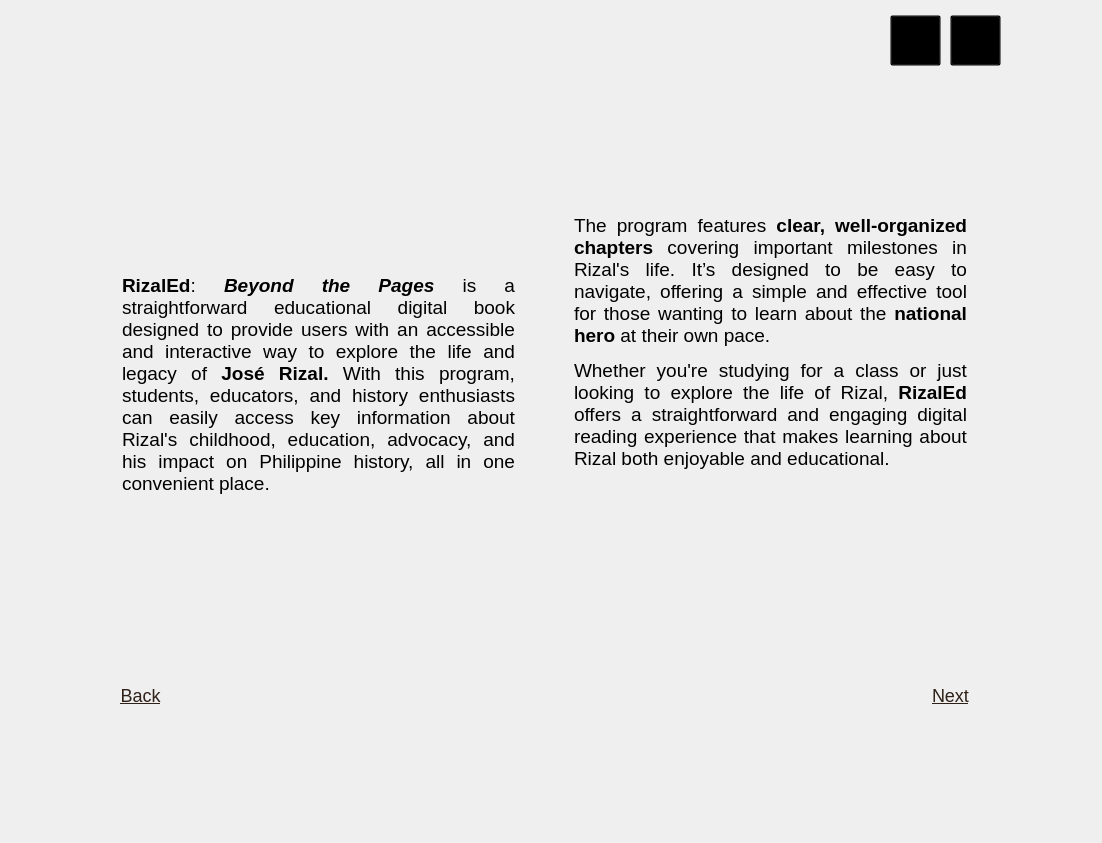
<?xml version="1.0" encoding="UTF-8"?>
<ui version="4.0">
 <class>MainWindow</class>
 <widget class="QMainWindow" name="MainWindow">
  <property name="geometry">
   <rect>
    <x>0</x>
    <y>0</y>
    <width>1102</width>
    <height>843</height>
   </rect>
  </property>
  <property name="windowTitle">
   <string>MainWindow</string>
  </property>
  <widget class="QWidget" name="centralwidget">
   <widget class="QLabel" name="bg">
    <property name="enabled">
     <bool>true</bool>
    </property>
    <property name="geometry">
     <rect>
      <x>0</x>
      <y>-5</y>
      <width>1101</width>
      <height>851</height>
     </rect>
    </property>
    <property name="text">
     <string/>
    </property>
    <property name="pixmap">
     <pixmap>../reso/bg.png</pixmap>
    </property>
    <property name="scaledContents">
     <bool>true</bool>
    </property>
   </widget>
   <widget class="QPushButton" name="exitbutton">
    <property name="geometry">
     <rect>
      <x>950</x>
      <y>15</y>
      <width>51</width>
      <height>51</height>
     </rect>
    </property>
    <property name="styleSheet">
     <string notr="true">QPushButton {
    background-color: transparent;
}</string>
    </property>
    <property name="text">
     <string/>
    </property>
   </widget>
   <widget class="QPushButton" name="nextbutton">
    <property name="geometry">
     <rect>
      <x>930</x>
      <y>680</y>
      <width>41</width>
      <height>31</height>
     </rect>
    </property>
    <property name="styleSheet">
     <string notr="true">QPushButton {
    background-color: transparent;
    border: none;
    color: #2f2018;    
    font-size: 18px;
    font-family: &quot;Times New Roman&quot;;
    text-decoration: underline;
}

QPushButton:hover {
    color: red;         
}

QPushButton:pressed {
    color: #6d0705;       
}</string>
    </property>
    <property name="text">
     <string>Next</string>
    </property>
   </widget>
   <widget class="QLabel" name="aboutlogo">
    <property name="geometry">
     <rect>
      <x>110</x>
      <y>170</y>
      <width>211</width>
      <height>131</height>
     </rect>
    </property>
    <property name="text">
     <string/>
    </property>
    <property name="pixmap">
     <pixmap>../reso/aboutlogo.png</pixmap>
    </property>
    <property name="scaledContents">
     <bool>true</bool>
    </property>
   </widget>
   <widget class="QTextEdit" name="about1">
    <property name="enabled">
     <bool>false</bool>
    </property>
    <property name="geometry">
     <rect>
      <x>118</x>
      <y>270</y>
      <width>401</width>
      <height>391</height>
     </rect>
    </property>
    <property name="styleSheet">
     <string notr="true">
    QTextEdit {
        background: transparent;
        font-family: &quot;Times New Roman&quot;;
        font-size: 10pt;
        border: none;
    }
</string>
    </property>
    <property name="html">
     <string>&lt;!DOCTYPE HTML PUBLIC &quot;-//W3C//DTD HTML 4.0//EN&quot; &quot;http://www.w3.org/TR/REC-html40/strict.dtd&quot;&gt;
&lt;html&gt;&lt;head&gt;&lt;meta name=&quot;qrichtext&quot; content=&quot;1&quot; /&gt;&lt;style type=&quot;text/css&quot;&gt;
p, li { white-space: pre-wrap; }
&lt;/style&gt;&lt;/head&gt;&lt;body style=&quot; font-family:'Times New Roman'; font-size:10pt; font-weight:400; font-style:normal;&quot;&gt;
&lt;p align=&quot;justify&quot; style=&quot; margin-top:0px; margin-bottom:0px; margin-left:0px; margin-right:0px; -qt-block-indent:0; text-indent:0px;&quot;&gt;&lt;span style=&quot; font-size:14pt; font-weight:600; color:#000000;&quot;&gt;RizalEd&lt;/span&gt;&lt;span style=&quot; font-size:14pt; color:#000000;&quot;&gt;: &lt;/span&gt;&lt;span style=&quot; font-size:14pt; font-weight:600; font-style:italic; color:#000000;&quot;&gt;Beyond the Pages&lt;/span&gt;&lt;span style=&quot; font-size:14pt; color:#000000;&quot;&gt; is a straightforward educational digital book designed to provide users with an accessible and interactive way to explore the life and legacy of &lt;/span&gt;&lt;span style=&quot; font-size:14pt; font-weight:600; color:#000000;&quot;&gt;José Rizal.&lt;/span&gt;&lt;span style=&quot; font-size:14pt; color:#000000;&quot;&gt; With this program, students, educators, and history enthusiasts can easily access key information about Rizal's childhood, education, advocacy, and his impact on Philippine history, all in one convenient place.&lt;/span&gt;&lt;/p&gt;&lt;/body&gt;&lt;/html&gt;</string>
    </property>
   </widget>
   <widget class="QTextEdit" name="about2">
    <property name="enabled">
     <bool>false</bool>
    </property>
    <property name="geometry">
     <rect>
      <x>570</x>
      <y>210</y>
      <width>401</width>
      <height>391</height>
     </rect>
    </property>
    <property name="styleSheet">
     <string notr="true">
    QTextEdit {
        background: transparent;
        font-family: &quot;Times New Roman&quot;;
        font-size: 10pt;
        border: none;
    }
</string>
    </property>
    <property name="html">
     <string>&lt;!DOCTYPE HTML PUBLIC &quot;-//W3C//DTD HTML 4.0//EN&quot; &quot;http://www.w3.org/TR/REC-html40/strict.dtd&quot;&gt;
&lt;html&gt;&lt;head&gt;&lt;meta name=&quot;qrichtext&quot; content=&quot;1&quot; /&gt;&lt;style type=&quot;text/css&quot;&gt;
p, li { white-space: pre-wrap; }
&lt;/style&gt;&lt;/head&gt;&lt;body style=&quot; font-family:'Times New Roman'; font-size:10pt; font-weight:400; font-style:normal;&quot;&gt;
&lt;p align=&quot;justify&quot; style=&quot; margin-top:12px; margin-bottom:12px; margin-left:0px; margin-right:0px; -qt-block-indent:0; text-indent:0px;&quot;&gt;&lt;span style=&quot; font-size:14pt; color:#000000;&quot;&gt;The program features &lt;/span&gt;&lt;span style=&quot; font-size:14pt; font-weight:600; color:#000000;&quot;&gt;clear, well-organized chapters&lt;/span&gt;&lt;span style=&quot; font-size:14pt; color:#000000;&quot;&gt; covering important milestones in Rizal's life. It’s designed to be easy to navigate, offering a simple and effective tool for those wanting to learn about the &lt;/span&gt;&lt;span style=&quot; font-size:14pt; font-weight:600; color:#000000;&quot;&gt;national hero&lt;/span&gt;&lt;span style=&quot; font-size:14pt; color:#000000;&quot;&gt; at their own pace.&lt;/span&gt;&lt;/p&gt;
&lt;p align=&quot;justify&quot; style=&quot; margin-top:12px; margin-bottom:12px; margin-left:0px; margin-right:0px; -qt-block-indent:0; text-indent:0px;&quot;&gt;&lt;span style=&quot; font-size:14pt; color:#000000;&quot;&gt;Whether you're studying for a class or just looking to explore the life of Rizal, &lt;/span&gt;&lt;span style=&quot; font-size:14pt; font-weight:600; color:#000000;&quot;&gt;RizalEd&lt;/span&gt;&lt;span style=&quot; font-size:14pt; color:#000000;&quot;&gt; offers a straightforward and engaging digital reading experience that makes learning about Rizal both enjoyable and educational.&lt;/span&gt;&lt;/p&gt;&lt;/body&gt;&lt;/html&gt;</string>
    </property>
   </widget>
   <widget class="QPushButton" name="backbutton">
    <property name="geometry">
     <rect>
      <x>120</x>
      <y>680</y>
      <width>41</width>
      <height>31</height>
     </rect>
    </property>
    <property name="styleSheet">
     <string notr="true">QPushButton {
    background-color: transparent;
    border: none;
    color: #2f2018;    
    font-size: 18px;
    font-family: &quot;Times New Roman&quot;;
    text-decoration: underline;
}

QPushButton:hover {
    color: red;         
}

QPushButton:pressed {
    color: #6d0705;       
}</string>
    </property>
    <property name="text">
     <string>Back</string>
    </property>
   </widget>
   <widget class="QPushButton" name="volumebutton">
    <property name="geometry">
     <rect>
      <x>890</x>
      <y>15</y>
      <width>51</width>
      <height>51</height>
     </rect>
    </property>
    <property name="styleSheet">
     <string notr="true">QPushButton {
    background-color: transparent;
}</string>
    </property>
    <property name="text">
     <string/>
    </property>
   </widget>
  </widget>
 </widget>
 <resources/>
 <connections/>
</ui>
